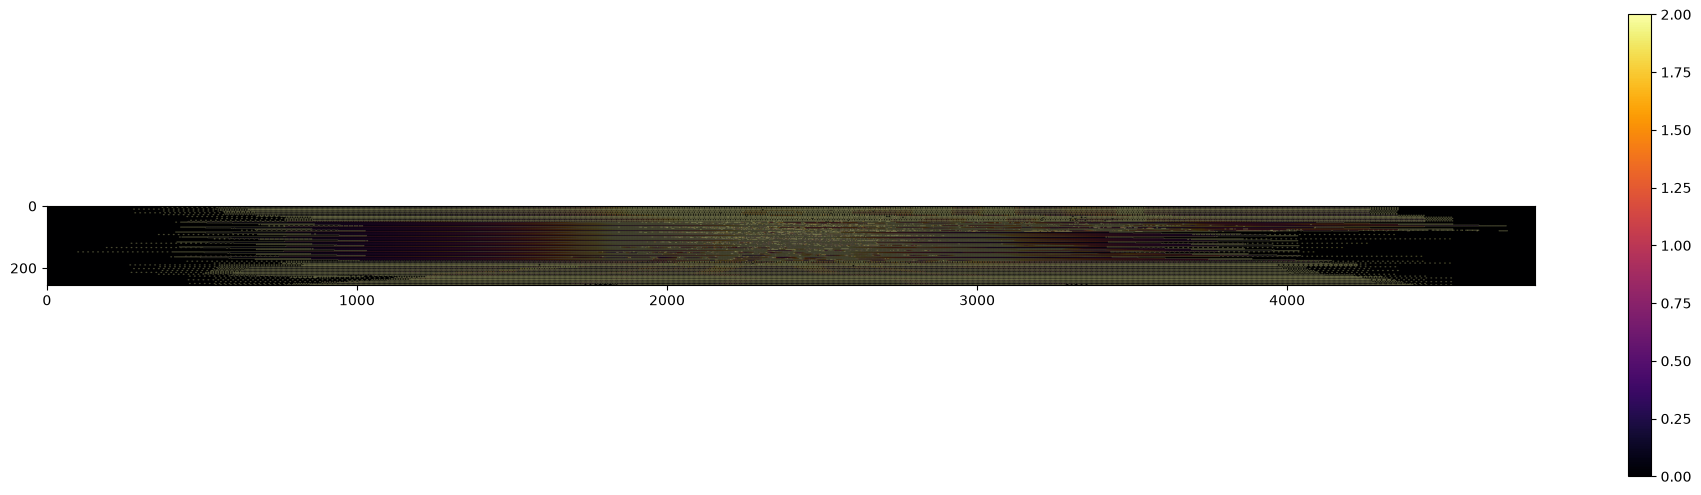

This figure's Python source:
import sys, numpy as np
import matplotlib.pyplot as plt
from pathlib import Path
sys.path.append('d:/LIDAR')
from rail_detection.loader import load_frame

dataset_dir = Path('D:/Датасет')
points, n = load_frame(dataset_dir / 'doubleT_platform')

xyz = np.stack([points['x'], points['y'], points['z']], axis=-1)
grid = xyz.reshape(2400, 128, 3)

dist_h = np.linalg.norm(grid[:-1, :] - grid[1:, :], axis=-1) # shape (2399, 128)
dist_v = np.linalg.norm(grid[:, :-1] - grid[:, 1:], axis=-1) # shape (2400, 127)

N, M = 128, 2400
map_2d = np.full((N*2-1, M*2-1), np.nan)
map_2d[::2, 1::2] = dist_h.T
map_2d[1::2, ::2] = dist_v.T

fig, ax = plt.subplots(figsize=(24, 6), dpi=100)
cmap = plt.cm.inferno.copy()
cmap.set_bad('black')
im = ax.imshow(map_2d, cmap=cmap, vmin=0, vmax=2.0)
fig.colorbar(im, ax=ax)
plt.savefig('d:/LIDAR/test_grad_interlaced.png', bbox_inches='tight')
